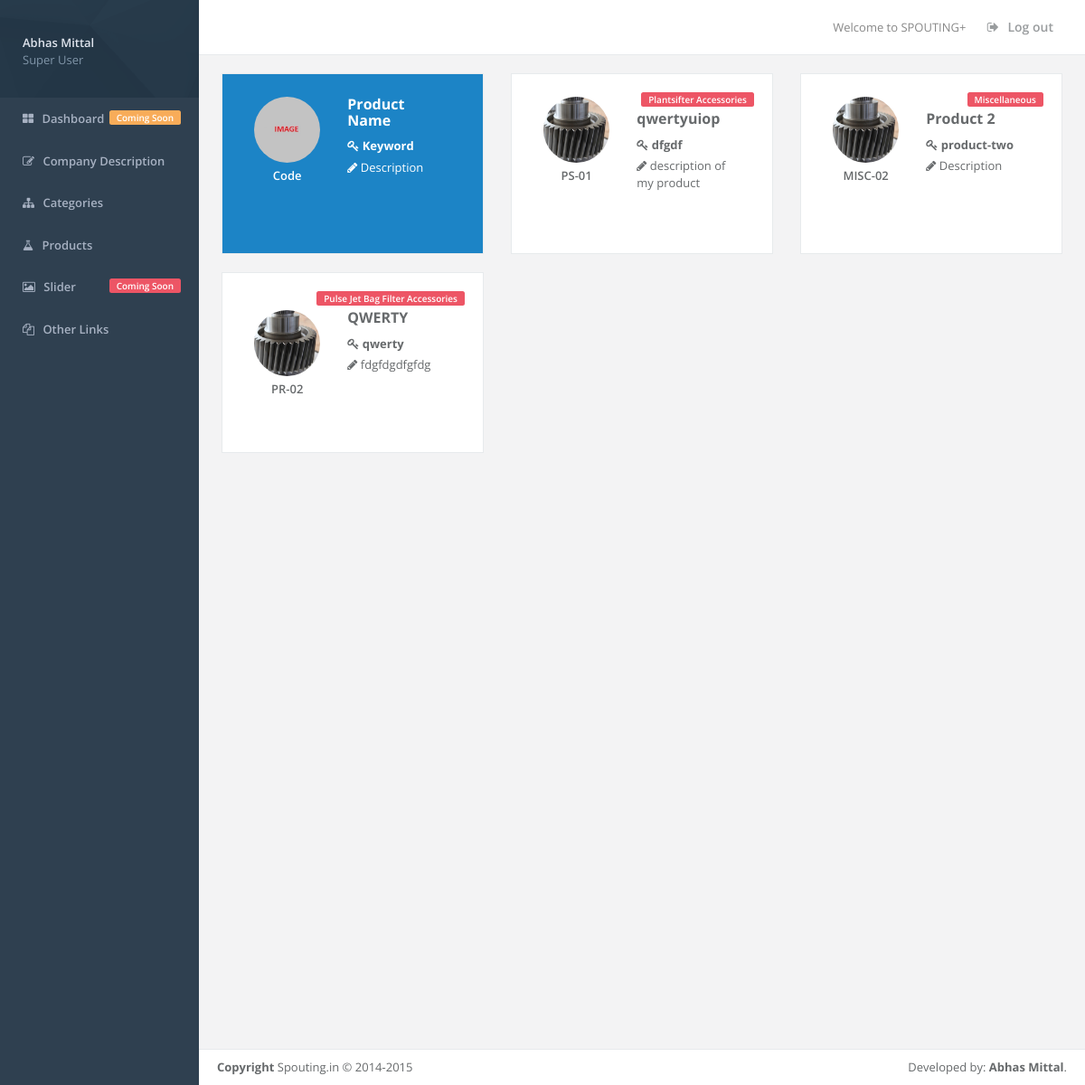
The page /products/index.php (signed in) on the database its author committed.
### tables this page shows
CREATE TABLE IF NOT EXISTS `product` (
  `id` int(11) NOT NULL AUTO_INCREMENT,
  `category` int(11) NOT NULL,
  `name` varchar(255) NOT NULL,
  `code` varchar(10) NOT NULL,
  `keyword` varchar(255) NOT NULL,
  `description` varchar(255) NOT NULL,
  PRIMARY KEY (`id`),
  KEY `id` (`category`),
  KEY `category` (`category`)
);

CREATE TABLE IF NOT EXISTS `category` (
  `id` int(11) NOT NULL AUTO_INCREMENT,
  `name` varchar(255) NOT NULL,
  `code` varchar(10) NOT NULL,
  `keyword` varchar(255) NOT NULL,
  `description` text NOT NULL,
  `products` int(11) NOT NULL,
  PRIMARY KEY (`id`),
  UNIQUE KEY `code` (`code`)
);

### products/index.php (the view)
<?php
require_once('../partials/header.php');
$query = mysql_query("SELECT product.id AS id, product.name AS name, product.code AS code, product.keyword AS keyword, product.description AS description, category.name AS category FROM product INNER JOIN category ON product.category = category.id WHERE 1");
?>
<div class="row">
	<div class="col-lg-4">
	    <div class="contact-box label-success" style="background: #1c84c6;">
	        <a href="edit.php">
	        <div class="col-sm-5">
	            <div class="text-center">
	                <img alt="image" class="img-circle m-t-xs img-responsive" src="../static/new.jpg">
	                <div class="m-t-xs font-bold">
	                	Code
	                </div>
	            </div>
	        </div>
	        <div class="col-sm-7">
	            <h3><strong>Product Name</strong></h3>
	            <address class="m-b-xs">
	                <strong>
	                	<i class="fa fa-key"></i> Keyword
	                </strong>
	            </address>
	            <p><i class="fa fa-pencil"></i> Description</p>
	        </div>
	        <div class="clearfix"></div>
	        </a>
	    </div>
	</div>
	<?php
	while ($product = mysql_fetch_assoc($query)) {
		?>
			<div class="col-lg-4">
			    <div class="contact-box">
				    <div class="label label-danger pull-right"><?php echo $product['category']; ?></div>
			        <a href="edit.php?id=<?php echo $product['id']; ?>">
			        <div class="col-sm-5">
			            <div class="text-center">
			                <img alt="image" class="img-circle m-t-xs img-responsive" src="../static/a3.jpg">
			                <div class="m-t-xs font-bold">
			                	<?php echo $product['code']; ?>
			                </div>
			            </div>
			        </div>
			        <div class="col-sm-7">
			            <h3><strong><?php echo $product['name']; ?></strong></h3>
			            <address class="m-b-xs">
			                <strong>
			                	<i class="fa fa-key"></i> <?php echo $product['keyword']; ?>
			                </strong>
			            </address>
			            <p><i class="fa fa-pencil"></i> <?php echo $product['description']; ?></p>
			        </div>
			        <div class="clearfix"></div>
			        </a>
			    </div>
			</div>
		<?php
	}
	?>
</div>
<?php
require_once('../partials/footer.php');
?>

### static/main.css (style rules this page uses)
html, body, #wrapper, #page-wrapper { height: 100%; }
.contact-box { height: 200px; overflow: hidden; }

### rows shown on the page
product: category.name "Plantsifter Accessories", code "PS-01", name "qwertyuiop", keyword "dfgdf", description "description of my product"
product: category.name "Miscellaneous", code "MISC-02", name "Product 2", keyword "product-two", description "Description"
product: category.name "Pulse Jet Bag Filter Accessories", code "PR-02", name "QWERTY", keyword "qwerty", description "fdgfdgdfgfdg"

### other values the page prints
$user['name'] "Abhas Mittal"
$user['role'] "Super User"
